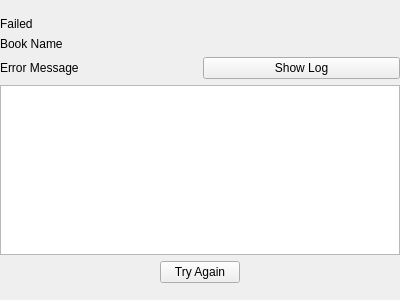
<?xml version="1.0" encoding="UTF-8"?>
<ui version="4.0">
 <class>FailedWidget</class>
 <widget class="QWidget" name="FailedWidget">
  <property name="geometry">
   <rect>
    <x>0</x>
    <y>0</y>
    <width>400</width>
    <height>300</height>
   </rect>
  </property>
  <property name="windowTitle">
   <string>Form</string>
  </property>
  <layout class="QVBoxLayout" name="verticalLayout">
   <property name="leftMargin">
    <number>0</number>
   </property>
   <property name="topMargin">
    <number>0</number>
   </property>
   <property name="rightMargin">
    <number>0</number>
   </property>
   <property name="bottomMargin">
    <number>0</number>
   </property>
   <item>
    <layout class="QVBoxLayout" name="failedForm">
     <property name="bottomMargin">
      <number>0</number>
     </property>
     <item>
      <spacer name="verticalSpacer_5">
       <property name="orientation">
        <enum>Qt::Vertical</enum>
       </property>
       <property name="sizeHint" stdset="0">
        <size>
         <width>20</width>
         <height>40</height>
        </size>
       </property>
      </spacer>
     </item>
     <item>
      <widget class="QLabel" name="resultFailed">
       <property name="text">
        <string>Failed</string>
       </property>
      </widget>
     </item>
     <item>
      <widget class="QLabel" name="resultBookName">
       <property name="text">
        <string>Book Name</string>
       </property>
      </widget>
     </item>
     <item>
      <layout class="QHBoxLayout" name="horizontalLayout_3">
       <item>
        <widget class="QLabel" name="resultErrorMessage">
         <property name="text">
          <string>Error Message</string>
         </property>
        </widget>
       </item>
       <item>
        <widget class="QPushButton" name="resultShowLog">
         <property name="text">
          <string>Show Log</string>
         </property>
        </widget>
       </item>
      </layout>
     </item>
     <item>
      <widget class="QTextEdit" name="resultLog">
       <property name="lineWrapMode">
        <enum>QTextEdit::NoWrap</enum>
       </property>
       <property name="readOnly">
        <bool>true</bool>
       </property>
      </widget>
     </item>
     <item>
      <layout class="QHBoxLayout" name="horizontalLayout_4">
       <item>
        <spacer name="horizontalSpacer_3">
         <property name="orientation">
          <enum>Qt::Horizontal</enum>
         </property>
         <property name="sizeHint" stdset="0">
          <size>
           <width>40</width>
           <height>20</height>
          </size>
         </property>
        </spacer>
       </item>
       <item>
        <widget class="QPushButton" name="resultTryAgain">
         <property name="text">
          <string>Try Again</string>
         </property>
        </widget>
       </item>
       <item>
        <spacer name="horizontalSpacer_4">
         <property name="orientation">
          <enum>Qt::Horizontal</enum>
         </property>
         <property name="sizeHint" stdset="0">
          <size>
           <width>40</width>
           <height>20</height>
          </size>
         </property>
        </spacer>
       </item>
      </layout>
     </item>
     <item>
      <spacer name="verticalSpacer_6">
       <property name="orientation">
        <enum>Qt::Vertical</enum>
       </property>
       <property name="sizeHint" stdset="0">
        <size>
         <width>20</width>
         <height>40</height>
        </size>
       </property>
      </spacer>
     </item>
    </layout>
   </item>
  </layout>
 </widget>
 <resources/>
 <connections/>
</ui>
